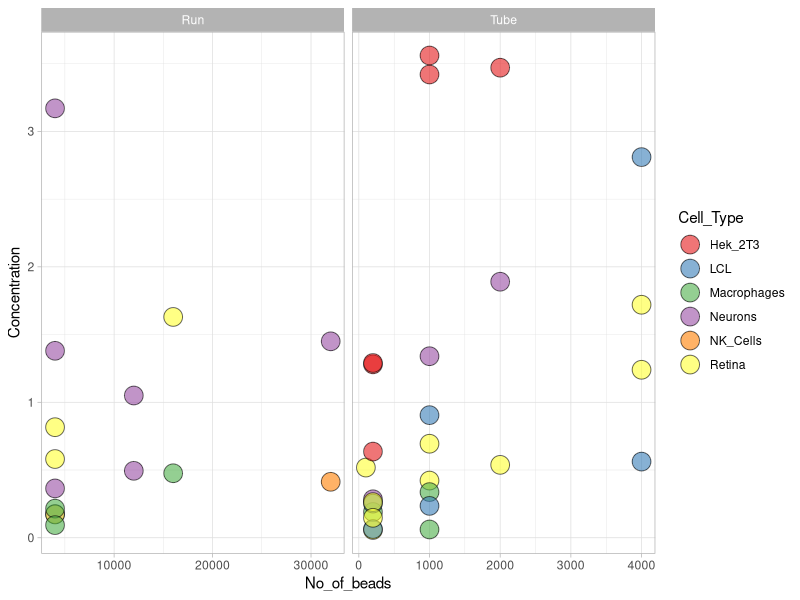

Generate this figure with R:
## ---- chunk 1
knitr::opts_chunk$set(echo = TRUE)

## Load libraries
library(tidyverse)
library(ggrepel)
## ---- chunk 2
qubit_concentrations <- read_tsv("DROPSEQ_runs - Tube_control_concentrations.tsv")

qubit_concentrations <- qubit_concentrations %>%
  mutate(Concentration=as.numeric(as.character(Concentration))) %>%
  subset(!is.na(Type))

ggplot(qubit_concentrations,aes(No_of_beads,Concentration,fill=Cell_Type)) +
  geom_point(size=6,alpha=0.6,pch=21,colour="black") +
  theme_light() +
  scale_fill_brewer(palette = "Set1") +
  facet_wrap(~ Type ,scales="free_x")


